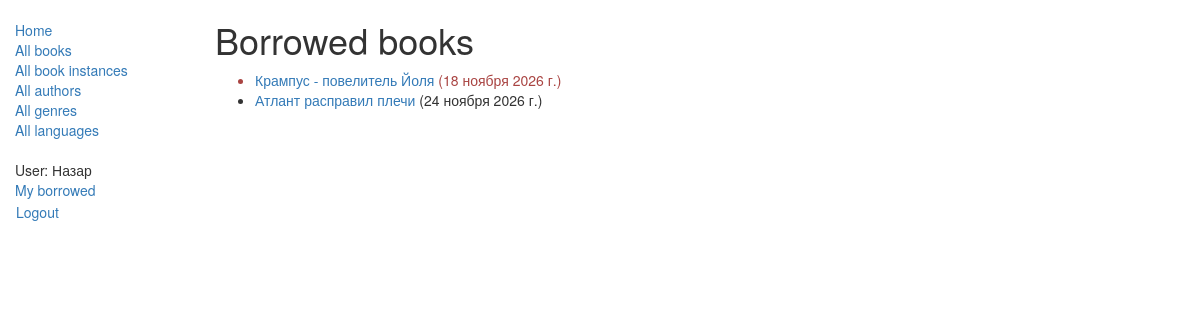
Page /catalog/mybooks/ (signed in) on the earlier database version.
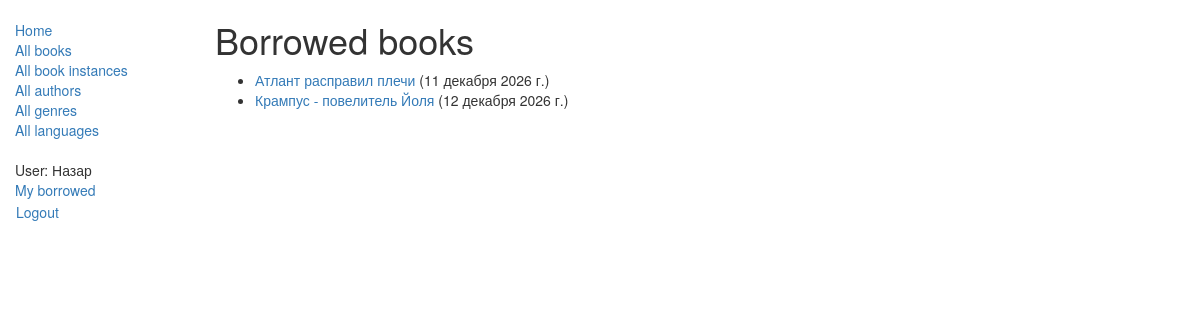
Same page on the later database version.
### catalog/models.py (models this page shows, shortened)
class BookInstance(models.Model):
    id = models.UUIDField(primary_key=True, default=uuid.uuid4, help_text="Уникальный идентификатор для конкретной книги.")
    book = models.ForeignKey('Book', on_delete=models.SET_NULL, null=True)
    imprint = models.CharField(max_length=200)
    due_back = models.DateField(null=True, blank=True)
    borrower = models.ForeignKey(settings.AUTH_USER_MODEL, on_delete=models.SET_NULL, null=True, blank=True)
    LOAN_STATUS = (
        ('m', 'Maintenance'),
        ('o', 'On loan'),
        ('a', 'Available'),
        ('r', 'Reserved'),
    )
    status = models.CharField(max_length=1, choices=LOAN_STATUS, blank=True, default='m', help_text="Наличие книги.")
    class Meta:
        ordering = ('due_back',)
        permissions = (("can_mark_returned", "Set book as returned"),)
    @property
    def is_overdue(self):
        return bool(self.due_back and date.today() > self.due_back)

class Book(models.Model):
    title = models.CharField(max_length=200)
    author = models.ForeignKey('Author', on_delete=models.SET_NULL, null=True)
    summary = models.TextField(max_length=1000, help_text='Добавьте описание для книги.')
    isbn = models.CharField('ISBN', max_length=13, help_text="13 Персонажей <a href='https://www.isbn-international.org/content/what-isbn'>ISBN</a>")
    genre = models.ManyToManyField('Genre', help_text="Выберите жанр для книги.")
    language = models.ForeignKey('Language', on_delete=models.SET_NULL, null=True)
    class Meta:
        ordering = ['title','author']
    def display_genre(self):
        return ", ".join([genre.name for genre in self.genre.all()[:3] ])
    display_genre.short_description = 'Genre'

### catalog/views.py (the view)
# urls.py: path('mybooks/', views.LoanedBooksByUserListView.as_view(), name='my-borrowed'),
class LoanedBooksByUserListView(LoginRequiredMixin,generic.ListView):
    model = BookInstance
    template_name = 'catalog/bookinstance_list_borrowed_user.html'
    paginate_by = 10
    def get_queryset(self):
        return (
            BookInstance.objects.filter(borrower=self.request.user)
            .filter(status__exact='o')
            .order_by('due_back')
        )

### catalog/templates/catalog/bookinstance_list_borrowed_user.html
{% extends "base_generic.html" %}
{% block content %}
    <h1>Borrowed books</h1>
    {% if bookinstance_list %}
    <ul>
      {% for bookinst in bookinstance_list %}
      <li class="{% if bookinst.is_overdue %}text-danger{% endif %}">
        <a href="{% url 'book-detail' bookinst.book.pk %}">{{ bookinst.book.title }}</a> ({{ bookinst.due_back }})
      </li>
      {% endfor %}
    </ul>
    {% else %}
      <p>There are no books borrowed.</p>
    {% endif %}
{% endblock %}

Differences in the rows shown:
changed BookInstance "Атлант расправил плечи": due_back "24 ноября 2026 г." → "11 декабря 2026 г."; moves up the list
changed BookInstance "Крампус - повелитель Йоля": due_back "18 ноября 2026 г." → "12 декабря 2026 г."
